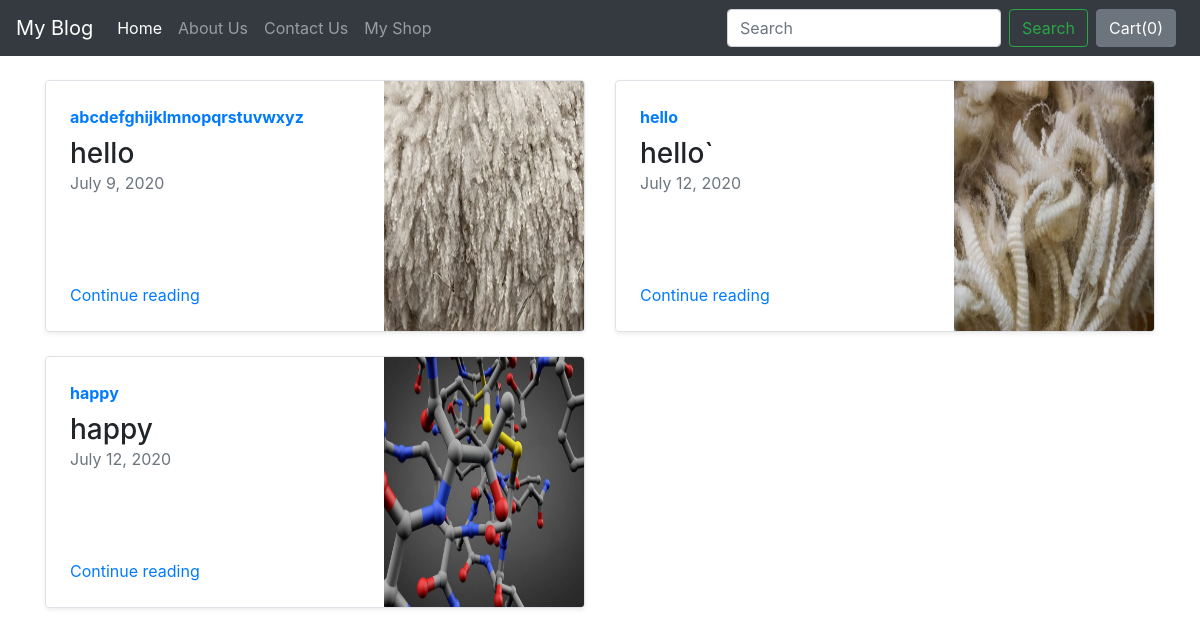
Screenshot of /blog/ with the database file from the repository.
### blog/models.py (models this page shows)
class Blogpost(models.Model):
    post_id = models.AutoField(primary_key=True)
    title = models.CharField(max_length=50)
    head0 = models.CharField(max_length=500, default="")
    chead0 = models.CharField(max_length=5000, default="")
    head1 = models.CharField(max_length=500, default="")
    chead1 = models.CharField(max_length=5000, default="")
    head2 = models.CharField(max_length=500, default="")
    chead2 = models.CharField(max_length=5000, default="")
    pub_date = models.DateField()
    thumbnail = models.ImageField(upload_to='blog/images', default="")
    def __str__(self):
        return self.title

### blog/views.py (the view)
# urls.py: path("", views.index, name="blogHome"),
def index(request):
    myposts= Blogpost.objects.all()
    print(myposts)
    return render(request, 'blog/index.html',{'myposts':myposts})

### blog/templates/blog/index.html (shortened to what this page needs)
{% extends 'blog/basic.html' %}
{% block body %}
<div class="container">
    <div class="row my-4">
    {% for item in myposts %}
        <div class="col-md-6">
            <div
                class="row no-gutters border rounded overflow-hidden flex-md-row mb-4 shadow-sm h-md-250 position-relative">
                <div class="col p-4 d-flex flex-column position-static">
                    <strong class="d-inline-block mb-2 text-primary">{{item.head0}}</strong>
                    <h3 class="mb-0">{{item.title}}</h3>
                    <div class="mb-1 text-muted">{{item.pub_date}}</div>
                    <a href="/blog/blogpost/{{item.post_id}}" class="stretched-link">Continue reading</a>
                </div>
                <div class="col-auto d-none d-lg-block">
                    <img src="/media/{{item.thumbnail}}" class="bd-placeholder-img" width="200" height="250"
                        aria-label="Placeholder: Thumbnail"/>
                </div>
            </div>
        </div>
{% endfor %}
    </div>
</div>
{% endblock %}

### rows the page displays
Blogpost: head0 "abcdefghijklmnopqrstuvwxyz", title "hello", pub_date "July 9, 2020", thumbnail (picture)
Blogpost: head0 "hello", title "hello`", pub_date "July 12, 2020", thumbnail (picture)
Blogpost: head0 "happy", title "happy", pub_date "July 12, 2020", thumbnail (picture)
